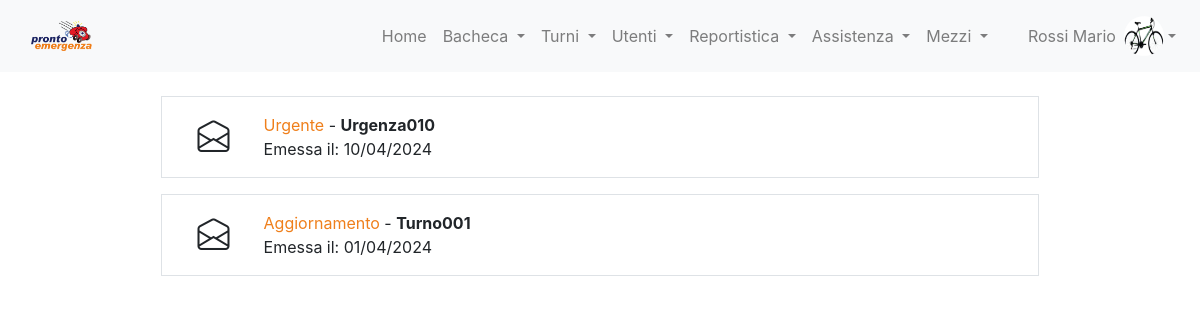
The page /pages/Bacheca/elenco.php (signed in) on the database its author committed.
### tables this page shows
CREATE TABLE `comunicazioni` (
  `idComunicazione` int(11) NOT NULL COMMENT 'ID della comunicazione, utilizzato come chiave primaria e auto-incrementato per garantire univocità automatica',
  `dataEmissione` date NOT NULL COMMENT 'data di invio comunicazione ',
  `titolo` varchar(15) NOT NULL COMMENT 'titolo identificatore univoco ',
  `testo` text NOT NULL COMMENT 'contenuto della comunicazione ',
  `nomeFileAllegato` varchar(50) DEFAULT NULL COMMENT 'nome del percorso del file da allegare alla comunicazione ',
  `dataScadenza` date NOT NULL COMMENT 'data di scadenza della comunicazione ',
  `idTipo` int(11) NOT NULL COMMENT 'nome identificatore del tipo di comunicazione ',
  `idUtente` int(11) NOT NULL COMMENT 'ID dell''utente associato alla comunicazione'
);

CREATE TABLE `tipicomunicazione` (
  `idTipo` int(11) NOT NULL,
  `nome` varchar(20) NOT NULL COMMENT 'nome identificatore del tipo di comunicazione'
);

### funzioniDB.php (called while the page is built, shortened)
<?php
require_once "globals.php";
function db_query($strquery,$valori, $tipi){
    global $DSN,$USERDB,$PSWDB;
    $ris=[];
    try{
        $conn=new PDO($DSN,$USERDB,$PSWDB);
        $conn->setAttribute(PDO::ATTR_ERRMODE,PDO::ERRMODE_EXCEPTION);
        $stm=$conn->prepare($strquery);
        if (!empty($valori)) {
            for($i=0;$i<count($valori);$i++){
                $stm->bindParam($i+1,$valori[$i],$tipi[$i]);
            }
        }
        $stm->execute();
        if (stripos($strquery, "INSERT") === 0 || stripos($strquery, "UPDATE") === 0 || stripos($strquery, "DELETE") === 0) {
            $ris= $stm->rowCount();
        } elseif (stripos($strquery, "SELECT") === 0) {
            $ris= $stm->fetchAll(PDO::FETCH_NAMED);
        } else {
            $ris['error']= "tipo di query non riconosciuto";
         }
    }
    catch(Exception $e){
        $ris['error']=$e->getMessage();
    }
    return $ris;
}
?>

### api/elencoComunicazioni.php (called while the page is built, shortened)
<?php
require_once("./funzioniDB.php");
function API_elencoComunicazioni($get, $post, $session) {
    $sql = "SELECT c.*, t.nome, u.dataLettura
        FROM comunicazioni AS c
        INNER JOIN tipicomunicazione AS t ON c.idTipo = t.idTipo
        INNER JOIN utenticomunicazioni AS u ON c.idComunicazione = u.idComunicazione
        WHERE u.idUtente = ?
        ORDER BY c.dataEmissione DESC;";
    $valori = [
        $session["idUtente"]
    ];
    $tipi = [
        PDO::PARAM_INT,
    ];
    $risultato = db_query($sql, $valori, $tipi);
    return $risultato;
}
?>

### pages/Bacheca/elenco.php (the view, shortened to what this page needs)
<?php
    if (!isset($_SESSION['idUtente'])) {
        header("Location: ./login");
    } else {
        require_once ("api/elencoComunicazioni.php");
        require_once ("components/Head/head.php");
        require_once ("components/Header/header.php");
?>
<!DOCTYPE html>
<html lang = "it">
    <?php echo COMP_head(); ?>
    <body>
    <?php
    echo COMP_header($_SESSION);
    ?>
        <div class="col-12 d-flex flex-column align-items-center pt-3">
        <?php
        $comunicazioni = API_elencoComunicazioni([], [], $_SESSION);
        foreach ($comunicazioni as $index => $c) {
            $modalId = "modal_" . $index;
        ?>
            <div class="col-11 col-sm-9 p-3 border my-2 d-flex flex-row" data-bs-toggle="modal" data-bs-target="#<?php echo $modalId; ?>" style="cursor:pointer;">
                <div class="col-1 d-flex justify-content-center align-items-center" style="font-size: 2rem;">
                    <?php
                    echo isset($c['dataLettura']) ? '<i class="bi bi-envelope-open"></i>' : '<i class="bi bi-envelope"></i>';
                    ?>
                </div>
                <div class="col-11 d-flex flex-column">
                    <div>
                        <span class="text-primary"><?php echo $c["nome"]; ?></span> - <strong><?php echo $c["titolo"]; ?></strong>
                    </div>
                    Emessa il: <?php echo date("d/m/Y", strtotime($c["dataEmissione"])); ?>
                </div>
            </div>
        <?php } ?>
        </div>
    </body>
</html>
<?php
    }
?>

### rows shown on the page
comunicazioni: idTipo.nome "Urgente", titolo "Urgenza010", dataEmissione "10/04/2024"
comunicazioni: idTipo.nome "Aggiornamento", titolo "Turno001", dataEmissione "01/04/2024"

### other values the page prints
$l['title'] "Home"
$l['title'] "Bacheca"
$l['title'] "Turni"
$l['title'] "Utenti"
$l['title'] "Reportistica"
$l['title'] "Assistenza"
$l['title'] "Mezzi"
$user['cognome'] "Rossi"
$user['nome'] "Mario"
